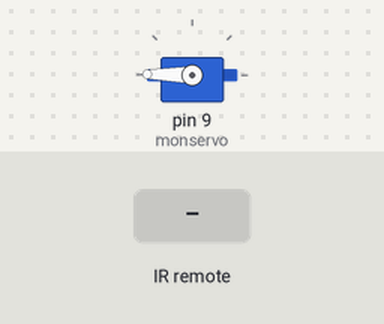
Bench run of a sketch on a simulated Arduino Uno, built with avr-gcc and run on an emulated ATmega328P. Parts: servo. The inputs (shaded band) are chosen by the test bench.

Above: at 1.2 s.
1.3 s: infrared code 0xFF30CF received
At 2.0 s:
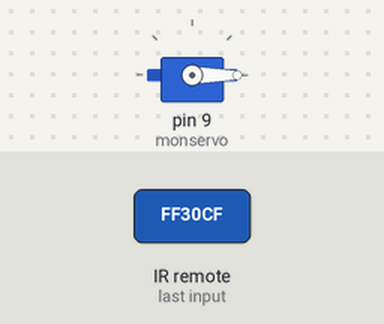
2.8 s: infrared code 0xFF6897 received
At 3.1 s:
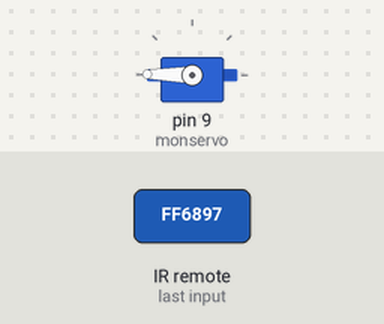
Timing chart, 0 to 5.8 s (numbered marks = the images above; inputs shaded):
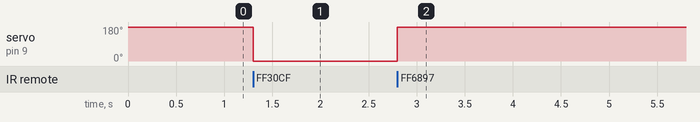

Measured:
- after the input at 1.3 s, servo on pin 9 (monservo): 179° → 0° at once
- after the input at 2.8 s, servo on pin 9 (monservo): 0° → 179° at once

The sketch:

TP5.2.ino
```cpp
#include <IRremote.h>

#include <Stepper.h>
#include <Servo.h>

int stepsPerRevolution = 200;  // change this to fit the number of steps per revolution
// for your motor

// initialize the stepper library on pins 8 through 11:
Stepper myStepper(stepsPerRevolution, 8, 9, 10, 11);
Servo monservo;

int RECV_PIN = 6;
IRrecv irrecv(RECV_PIN);
decode_results results;
bool val = false;

void setup()
{
  Serial.begin(9600);
  irrecv.enableIRIn(); // Initialise le recepteur
  myStepper.setSpeed(60);
    monservo.attach(9);  // utilise la broche 9 pour le contrôle du servomoteur
  monservo.write(0);
}

void loop() {
  if (irrecv.decode(&results)) {
    irrecv.resume(); // Recoit la valeur suivante
      if(results.value == 0xFF30CF)
      val = true;

       if(results.value == 0xFF6897)
       val = false;


}
if(val == true)
{
  monservo.write(0);
}
else
{
  monservo.write(179);
}
}
```
